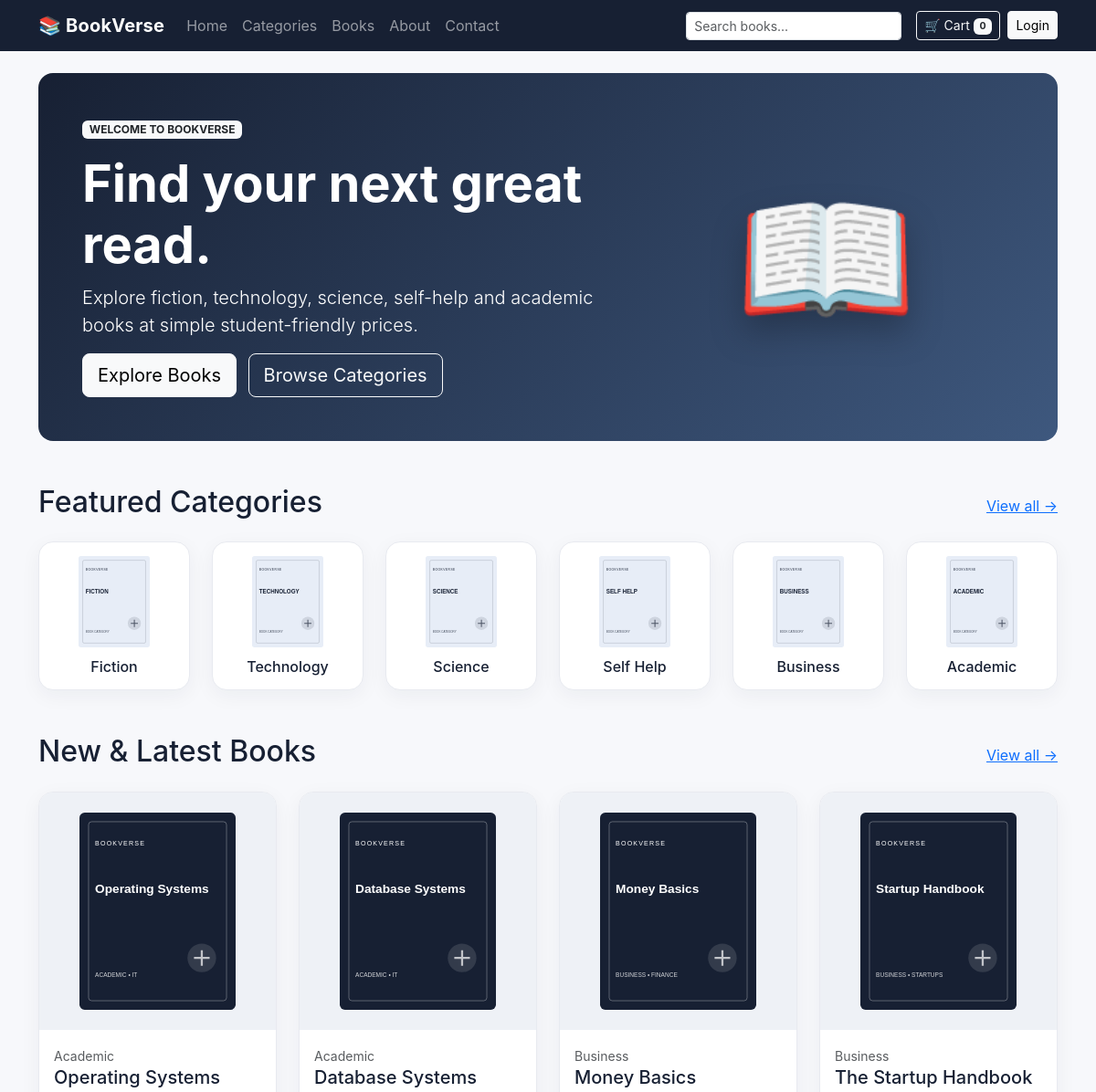
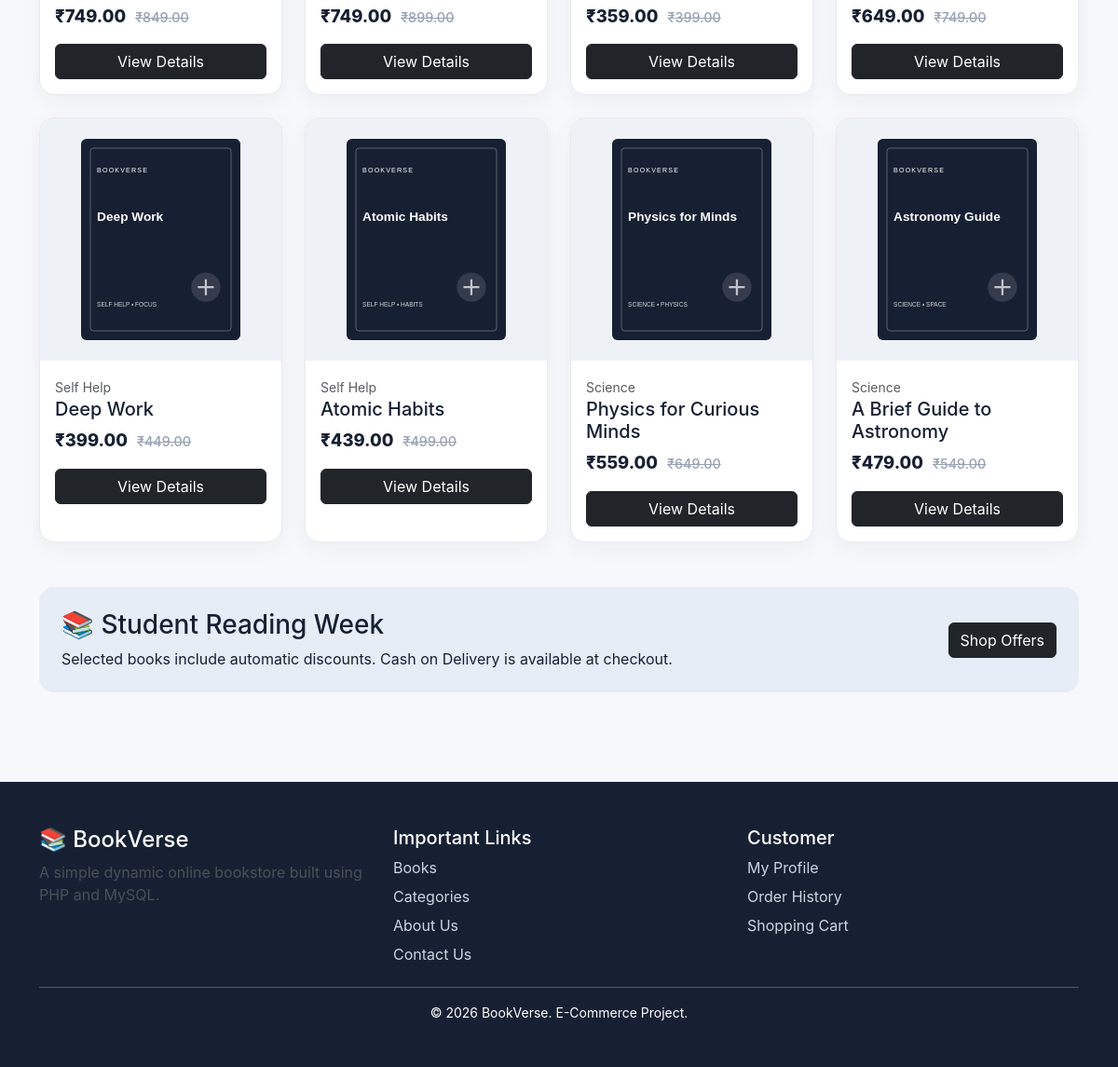
The page / on the database its author committed (2 pictures, top to bottom).
### tables this page shows
CREATE TABLE categories (
    id INT AUTO_INCREMENT PRIMARY KEY,
    name VARCHAR(100) NOT NULL,
    image VARCHAR(255) DEFAULT NULL,
    description TEXT,
    status TINYINT(1) NOT NULL DEFAULT 1,
    created_at TIMESTAMP DEFAULT CURRENT_TIMESTAMP
);

CREATE TABLE products (
    id INT AUTO_INCREMENT PRIMARY KEY,
    category_id INT NOT NULL,
    name VARCHAR(200) NOT NULL,
    image VARCHAR(255) DEFAULT NULL,
    price DECIMAL(10,2) NOT NULL,
    discount DECIMAL(10,2) NOT NULL DEFAULT 0,
    description TEXT,
    specifications TEXT,
    stock_quantity INT NOT NULL DEFAULT 0,
    status TINYINT(1) NOT NULL DEFAULT 1,
    created_at TIMESTAMP DEFAULT CURRENT_TIMESTAMP,
    FOREIGN KEY (category_id) REFERENCES categories(id) ON DELETE RESTRICT
);

### functions.php (called while the page is built, shortened)
<?php
function e($value) {
    return htmlspecialchars((string)$value, ENT_QUOTES, 'UTF-8');
}
function isLoggedIn() {
    return !empty($_SESSION['user_id']);
}
function cartCount() {
    return array_sum($_SESSION['cart'] ?? []);
}
function productPrice($p) {
    return max(0, (float)$p['price'] - (float)$p['discount']);
}

### index.php (the view, shortened to what this page needs)
<?php
require_once 'functions.php';
$categories = $pdo->query("SELECT * FROM categories WHERE status=1 ORDER BY id LIMIT 6")->fetchAll();
$products = $pdo->query("SELECT p.*, c.name AS category_name FROM products p JOIN categories c ON c.id=p.category_id WHERE p.status=1 ORDER BY p.id DESC LIMIT 8")->fetchAll();
require 'header.php';
?>
<section class="hero rounded-4 p-5 mb-5">
  <div class="row align-items-center">
    <div class="col-lg-7">
      <span class="badge bg-light text-dark mb-3">WELCOME TO BOOKVERSE</span>
      <h1 class="display-4 fw-bold">Find your next great read.</h1>
      <p class="lead">Explore fiction, technology, science, self-help and academic books at simple student-friendly prices.</p>
      <a href="products.php" class="btn btn-light btn-lg">Explore Books</a>
      <a href="categories.php" class="btn btn-outline-light btn-lg ms-2">Browse Categories</a>
    </div>
    <div class="col-lg-5 text-center hero-book">📖</div>
  </div>
</section>
<section class="mb-5">
  <div class="d-flex justify-content-between align-items-center mb-3">
    <h2>Featured Categories</h2><a href="categories.php">View all →</a>
  </div>
  <div class="row g-4">
  <?php foreach ($categories as $c): ?>
    <div class="col-6 col-md-4 col-lg-2">
      <a class="text-decoration-none" href="products.php?category=<?= $c['id'] ?>">
        <div class="category-card h-100">
          <img src="<?= e($c['image']) ?>" alt="<?= e($c['name']) ?>">
          <h6><?= e($c['name']) ?></h6>
        </div>
      </a>
    </div>
  <?php endforeach; ?>
  </div>
</section>
<section class="mb-5">
  <div class="d-flex justify-content-between align-items-center mb-3">
    <h2>New & Latest Books</h2><a href="products.php">View all →</a>
  </div>
  <div class="row g-4">
  <?php foreach ($products as $p): ?>
    <div class="col-sm-6 col-lg-3">
      <div class="product-card h-100">
        <img src="<?= e($p['image']) ?>" alt="<?= e($p['name']) ?>">
        <div class="p-3">
          <small class="text-muted"><?= e($p['category_name']) ?></small>
          <h5><?= e($p['name']) ?></h5>
          <div class="price">₹<?= number_format(productPrice($p), 2) ?>
            <?php if ($p['discount'] > 0): ?><del>₹<?= number_format($p['price'],2) ?></del><?php endif; ?>
          </div>
          <a class="btn btn-dark w-100 mt-3" href="product.php?id=<?= $p['id'] ?>">View Details</a>
        </div>
      </div>
    </div>
  <?php endforeach; ?>
  </div>
</section>
<section class="offer rounded-4 p-4 mb-4">
  <div class="row align-items-center">
    <div class="col-md-8"><h3>📚 Student Reading Week</h3><p class="mb-0">Selected books include automatic discounts. Cash on Delivery is available at checkout.</p></div>
    <div class="col-md-4 text-md-end mt-3 mt-md-0"><a href="products.php" class="btn btn-dark">Shop Offers</a></div>
  </div>
</section>
<?php require 'footer.php'; ?>

### header.php (shortened to what this page needs)
<?php require_once __DIR__ . '/functions.php'; ?>
<!DOCTYPE html>
<html lang="en">
<head>
<link href="https://cdn.jsdelivr.net/npm/bootstrap@5.3.3/dist/css/bootstrap.min.css" rel="stylesheet">
<link href="assets/css/style.css" rel="stylesheet">
</head>
<body>
<nav class="navbar navbar-expand-lg navbar-dark bv-nav sticky-top">
  <div class="container">
    <a class="navbar-brand fw-bold" href="index.php">📚 BookVerse</a>
    <div class="collapse navbar-collapse" id="mainNav">
      <ul class="navbar-nav me-auto mb-2 mb-lg-0">
        <li class="nav-item"><a class="nav-link" href="index.php">Home</a></li>
        <li class="nav-item"><a class="nav-link" href="categories.php">Categories</a></li>
        <li class="nav-item"><a class="nav-link" href="products.php">Books</a></li>
        <li class="nav-item"><a class="nav-link" href="about.php">About</a></li>
        <li class="nav-item"><a class="nav-link" href="contact.php">Contact</a></li>
      </ul>
      <form class="d-flex me-3" action="products.php" method="get">
        <input class="form-control form-control-sm" name="search" placeholder="Search books..." value="<?= e($_GET['search'] ?? '') ?>">
      </form>
      <div class="d-flex align-items-center gap-2">
        <a class="btn btn-outline-light btn-sm" href="cart.php">🛒 Cart <span class="badge bg-light text-dark"><?= cartCount() ?></span></a>
        <?php if (isLoggedIn()): ?>
          <a class="btn btn-light btn-sm" href="profile.php">Hi, <?= e(explode(' ', $_SESSION['user_name'] ?? 'User')[0]) ?></a>
          <a class="btn btn-outline-light btn-sm" href="logout.php">Logout</a>
        <?php else: ?>
          <a class="btn btn-light btn-sm" href="login.php">Login</a>
        <?php endif; ?>
      </div>
    </div>
  </div>
</nav>
<main class="container py-4">

### footer.php (shortened to what this page needs)
</main>
<footer class="bv-footer mt-5">
  <div class="container py-5">
    <div class="row g-4">
      <div class="col-md-4">
        <h4>📚 BookVerse</h4>
        <p class="text-light-emphasis">A simple dynamic online bookstore built using PHP and MySQL.</p>
      </div>
      <div class="col-md-4">
        <h5>Important Links</h5>
        <a href="products.php">Books</a>
        <a href="categories.php">Categories</a>
        <a href="about.php">About Us</a>
        <a href="contact.php">Contact Us</a>
      </div>
      <div class="col-md-4">
        <h5>Customer</h5>
        <a href="profile.php">My Profile</a>
        <a href="orders.php">Order History</a>
        <a href="cart.php">Shopping Cart</a>
      </div>
    </div>
    <hr>
    <p class="mb-0 text-center small">© <?= date('Y') ?> BookVerse. E-Commerce Project.</p>
  </div>
</footer>
</body>
</html>

### assets/css/style.css (style rules this page uses)
:root { --ink:#172033;--muted:#667085;--paper:#f7f8fb;--card:#fff;--accent:#253a63 }
body { background:var(--paper);color:var(--ink);font-family:Inter,system-ui,-apple-system,Segoe UI,Roboto,Arial,sans-serif }
.bv-nav { background:var(--ink) }
.navbar-brand { letter-spacing:.2px }
.hero { background:linear-gradient(135deg,#172033,#3e587e);color:#fff;overflow:hidden }
.hero-book { font-size:10rem;filter:drop-shadow(0 18px 18px rgba(0,0,0,.25)) }
.category-card,.category-large,.product-card,.form-card,.summary-box,.order-card,.info-box { background:#fff;border:1px solid #e8eaf0;border-radius:16px;box-shadow:0 6px 22px rgba(23,32,51,.05) }
.category-card { text-align:center;padding:15px;transition:.2s }
.category-card img { height:100px;width:100%;object-fit:contain }
.category-card h6 { margin:12px 0 0;color:var(--ink) }
.product-card { overflow:hidden;transition:.2s }
.product-card>img { width:100%;height:260px;object-fit:contain;background:#eef1f6;padding:22px }
.price { font-size:1.15rem;font-weight:800 }
.price del { font-size:.9rem;color:#98a2b3;font-weight:500;margin-left:6px }
.offer { background:#e7edf7 }
.bv-footer { background:var(--ink);color:#fff }
.bv-footer a { display:block;color:#cbd5e1;text-decoration:none;margin:7px 0 }

### rows shown on the page
categories: image (picture), name "Fiction"
categories: image (picture), name "Technology"
categories: image (picture), name "Science"
categories: image (picture), name "Self Help"
categories: image (picture), name "Business"
categories: image (picture), name "Academic"
products: image (picture), category.name "Academic", name "Operating Systems", productPrice($p) "749.00", price "849.00"
products: image (picture), category.name "Academic", name "Database Systems", productPrice($p) "749.00", price "899.00"
products: image (picture), category.name "Business", name "Money Basics", productPrice($p) "359.00", price "399.00"
products: image (picture), category.name "Business", name "The Startup Handbook", productPrice($p) "649.00", price "749.00"
products: image (picture), category.name "Self Help", name "Deep Work", productPrice($p) "399.00", price "449.00"
products: image (picture), category.name "Self Help", name "Atomic Habits", productPrice($p) "439.00", price "499.00"
products: image (picture), category.name "Science", name "Physics for Curious Minds", productPrice($p) "559.00", price "649.00"
products: image (picture), category.name "Science", name "A Brief Guide to Astronomy", productPrice($p) "479.00", price "549.00"

### other values the page prints
cartCount() "0"
